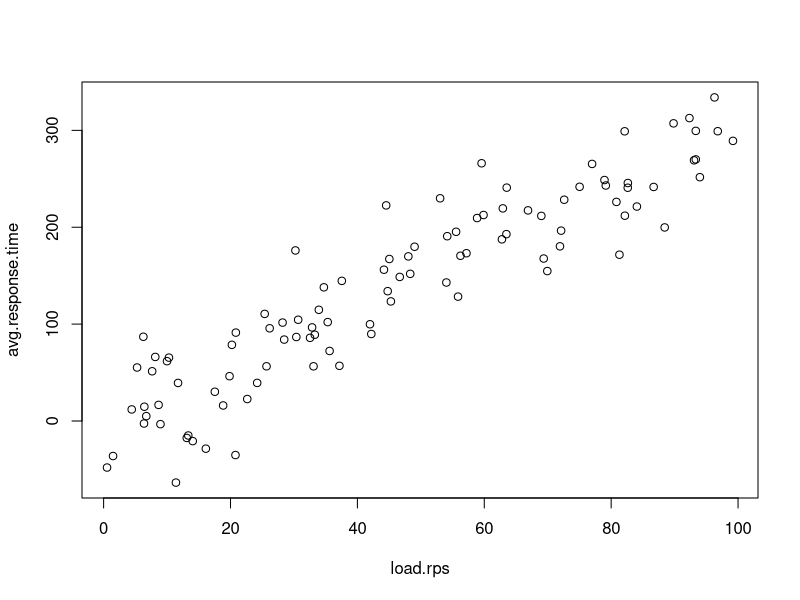
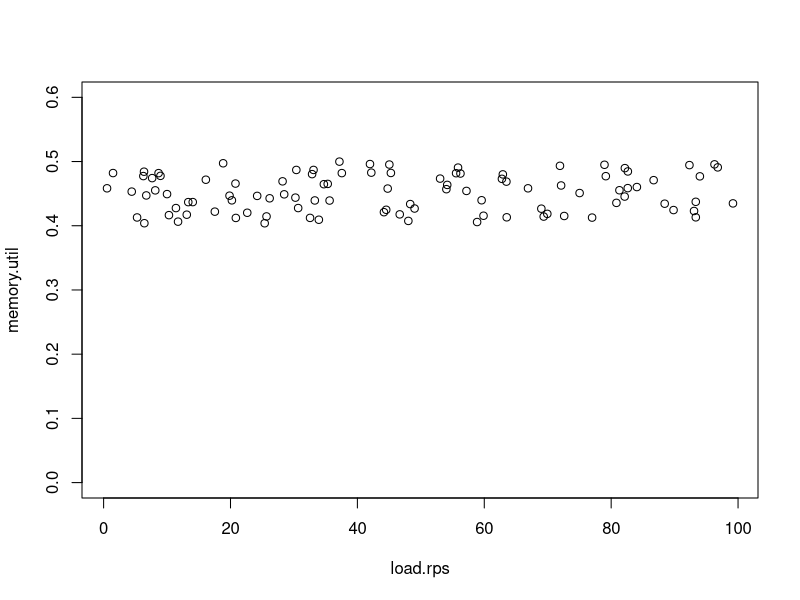
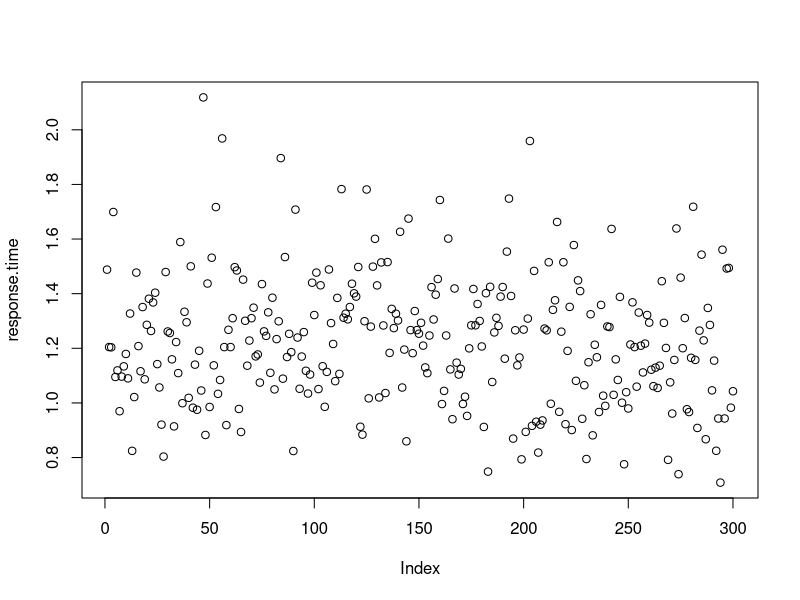

R code for these plots, in order: (Note: this script raises an error after producing the figures.)


#clear the environment so you can start your project
rm(list=ls())



###generate the example data set

##generate load values
##generate response time values

#generate projectdata set
#generate response times (constant)
#generate load (xxx)
#generate CPU  (linear)
#generate memory (uniform distribution)

numdatapoints <- 100
maxvalue <- 100
load.rps <- runif(numdatapoints, 0, maxvalue)
memory.util <- runif(numdatapoints, .4,.5)
noise <- rnorm(numdatapoints, 0, .40*maxvalue)

avg.response.time <- 3*load.rps + noise

#read in the csv

plot(load.rps, avg.response.time)
#metrics <- data.frame(load, response)



plot(load.rps, memory.util, ylim = c(0, max(memory.util)+.1))




########################
###generate data for the class project  
#max memory stable,
#load increases
#cpu linear with load
#response time stable
numdatapoints <- 300
maxvalue <- 100
load.rps <- runif(numdatapoints, 0, maxvalue)
memory.util <- runif(numdatapoints, 40,60)
noise <- rnorm(numdatapoints, 3, .05*maxvalue)
response.time <- rlnorm(numdatapoints, mean= log(1.2), sdlog = .2) 
plot(response.time)
project.a <- .5
project.fix <- 6
cpu.util <- project.a *load.rps + noise+ project.fix

project.metrics.gen <- data.frame(load.rps, memory.util, response.time, cpu.util)
project.metrics.gen <- round(project.metrics.gen,1)

write.csv(project.metrics.gen, "project.data.csv", row.names = FALSE)



#plot the metrics
plot(load.rps, avg.response.time)
metrics <- data.frame(load, response)



###################
###generate prediction data
###
###
#production.load <- (seq(0,200) + 80) ^2
sd <- 50
mu <- 300
ex <- seq(-200,200)
production.load <- -(ex^2)/100
production.load <- production.load - min(production.load)
#production.load <- 300000*(1/(sd*2.506627))*2.71828^((-(ex-mu)^2)/2*sd^2)
plot(production.load)

ex <- seq(0,numdatapoints-1)
production.load <- ex^2 / 1000
plot(production.load)
noise <- rnorm(numdatapoints, 3, .05*maxvalue)
#production.cpu <- project.a * production.load + noise + project.fix
production.cpu <- model.project$coefficients[2] * production.load + noise + model.project$coefficients[1] -4


 production.cpu[75] <- 45
 production.cpu[76] <- 44
 production.cpu[77] <- 46
 production.cpu[78] <- 44
# production.cpu[126] <- 89
# production.cpu[127] <- 87
# production.cpu[128] <- 85
 production.cpu <- abs(production.cpu)
points(production.cpu, col="red")
production.load <- round(production.load,2)
production.cpu <- round(production.cpu,1)

prod.time <- Sys.time() + ex*60 - 60*60*8
prod.time <- format(prod.time, "%H:%M")
prod.data <- data.frame(prod.time,production.load, production.cpu)
write.csv(prod.data,"project.proddata.csv", row.names = FALSE)